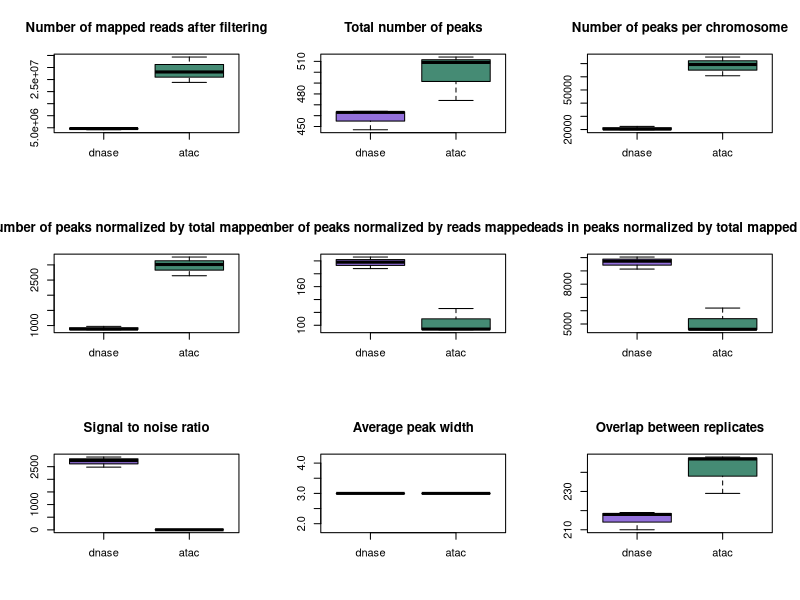

The R source for this figure:
data <- read.table("reports_summary.txt", header=TRUE, sep='\t')

# ============ BOXPLOT ============
par(mfrow=c(3,3))

boxplot(as.integer(data[1,seq(1,3)]), as.integer(data[1,seq(4,6)]), main="Number of mapped reads after filtering", names=c("dnase", "atac"), col=c("mediumpurple", "aquamarine4"))

boxplot(as.integer(data[2,seq(1,3)]), as.integer(data[2,seq(4,6)]), main="Total number of peaks", names=c("dnase", "atac"), col=c("mediumpurple", "aquamarine4"))

boxplot(as.integer(data[3,seq(1,3)]), as.integer(data[3,seq(4,6)]), main="Number of peaks per chromosome", names=c("dnase", "atac"), col=c("mediumpurple", "aquamarine4"))

boxplot(as.integer(data[4,seq(1,3)]), as.integer(data[4,seq(4,6)]), main="Number of peaks normalized by total mapped reads", names=c("dnase", "atac"), col=c("mediumpurple", "aquamarine4"))

boxplot(as.integer(data[5,seq(1,3)]), as.integer(data[5,seq(4,6)]), main="Number of peaks normalized by reads mapped per chr", names=c("dnase", "atac"), col=c("mediumpurple", "aquamarine4"))

boxplot(as.integer(data[6,seq(1,3)]), as.integer(data[6,seq(4,6)]), main="Reads in peaks normalized by total mapped reads", names=c("dnase", "atac"), col=c("mediumpurple", "aquamarine4"))

boxplot(as.integer(data[7,seq(1,3)]), c(3.07623, 3.50766, 3.92653), main="Signal to noise ratio", names=c("dnase", "atac"), col=c("mediumpurple", "aquamarine4"))

boxplot(as.integer(data[8,seq(1,3)]), as.integer(data[8,seq(4,6)]), main="Average peak width", names=c("dnase", "atac"), col=c("mediumpurple", "aquamarine4"))

boxplot(as.integer(data[9,seq(1,3)]), as.integer(data[9,seq(4,6)]), main="Overlap between replicates", names=c("dnase", "atac"), col=c("mediumpurple", "aquamarine4"))



